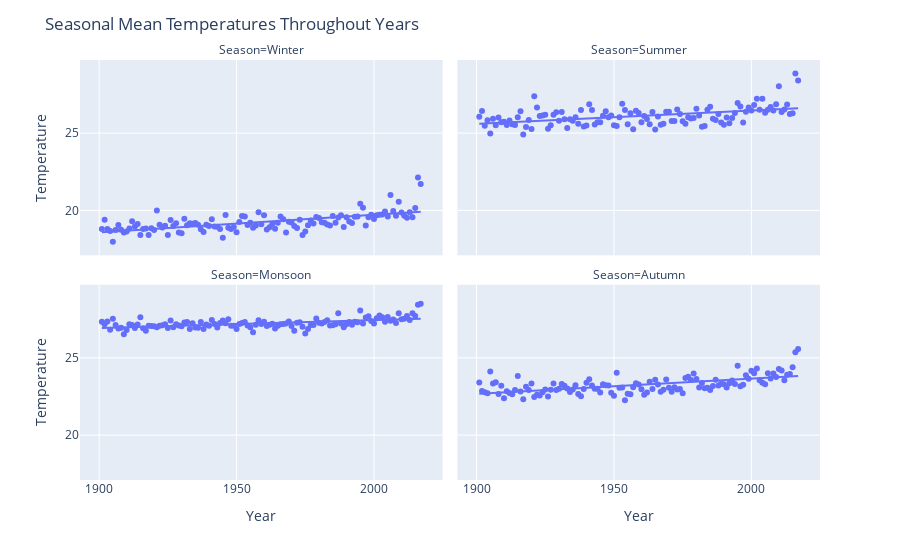

Source (notebook cell):
### Code cell
# Calculate the mean temperature for each season
weather_data['Winter'] = weather_data[['DEC', 'JAN', 'FEB']].mean(axis=1)
weather_data['Summer'] = weather_data[['MAR', 'APR', 'MAY']].mean(axis=1)
weather_data['Monsoon'] = weather_data[['JUN', 'JUL', 'AUG', 'SEP']].mean(axis=1)
weather_data['Autumn'] = weather_data[['OCT', 'NOV']].mean(axis=1)

# Create a dataframe with seasonal data
seasonal_df = weather_data[['YEAR', 'Winter', 'Summer', 'Monsoon', 'Autumn']]
seasonal_df = pd.melt(seasonal_df, id_vars='YEAR', value_vars=seasonal_df.columns[1:])
seasonal_df.columns = ['Year', 'Season', 'Temperature']

# Create scatter plot for seasonal temperatures
fig = px.scatter(seasonal_df, x='Year', y='Temperature', facet_col='Season', facet_col_wrap=2, trendline='ols')
fig.update_layout(title='Seasonal Mean Temperatures Throughout Years')
fig.show()
